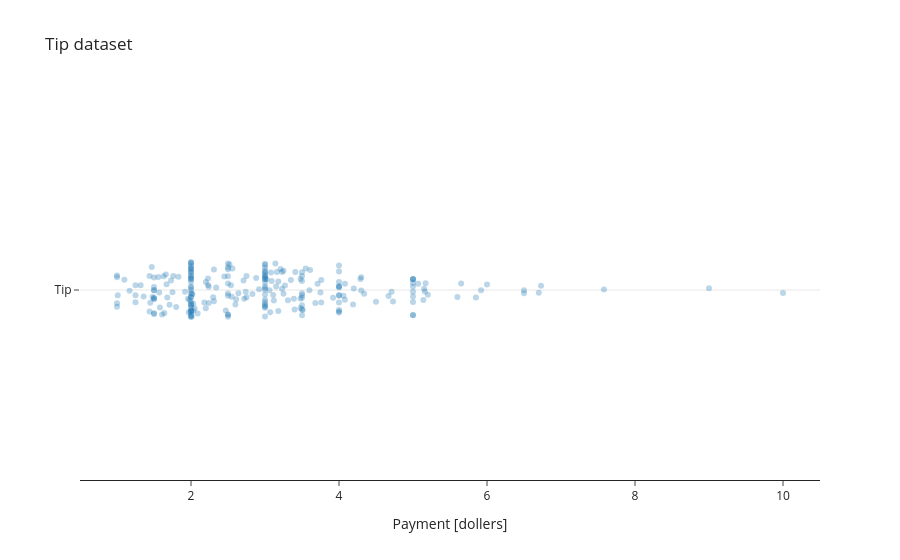

Notebook code for this chart:
### Code cell
# Traceを作成
trace = go.Box(
    x=df['tip'],                        # 分布を表現する変数
    boxpoints='all',                    # すべてのマーカーを表示
    fillcolor='rgba(0,0,0,0)',          # 箱の塗りつぶし（無色透明）
    line={'color': 'rgba(0,0,0,0)'},    # 箱の線（無色透明）
    hoveron='points',                   # ホバー設定（マーカー）
    pointpos=0,                         # マーカー中心位置（0）
    jitter=0.3,                         # ジッター量（0.3）
    marker={
        'color': pcolors.qualitative.D3[0],
        'opacity': 0.3
    },
    name='Tip'                          # Trace名
)   # チップ額のストリップチャート

# Figureを作成
figure = go.Figure(trace, layout)

figure

### Figure 1 — Plotly figure (JSON) as saved in the notebook; plotly's stock layout.template omitted (floating-point values rounded to 4 significant figures; data arrays with more than 128 entries replaced by an {"elided": "..."} marker saying what was removed)
{"data": [{"boxpoints": "all", "fillcolor": "rgba(0,0,0,0)", "hoveron": "points", "jitter": 0.3, "line": {"color": "rgba(0,0,0,0)"}, "marker": {"color": "#1F77B4", "opacity": 0.3}, "name": "Tip", "pointpos": 0, "type": "box", "x": {"elided": "244 float values"}}], "layout": {"title": {"text": "Tip dataset"}, "xaxis": {"title": {"text": "Payment [dollers]"}}}}
